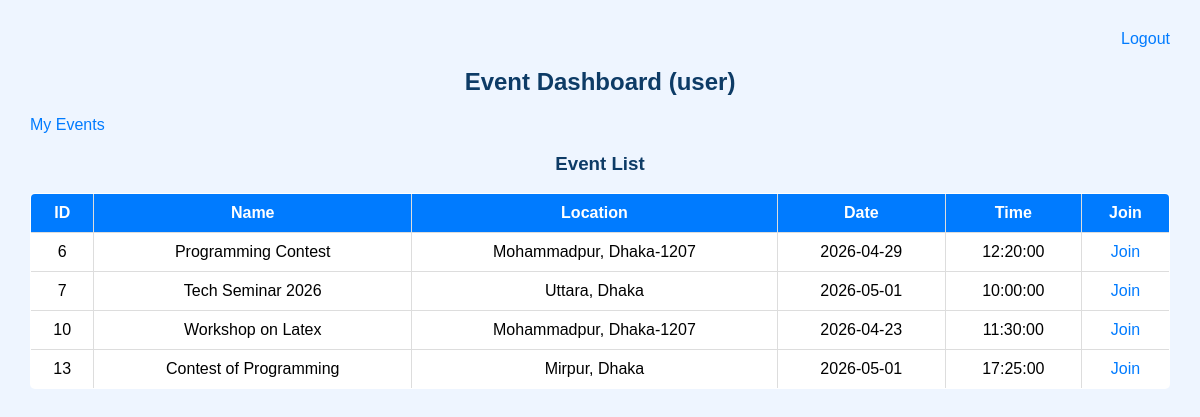
Page /dashboard.php (signed in) on the committed database.
### tables this page shows
CREATE TABLE `events` (
  `id` int(11) NOT NULL,
  `user_id` int(11) DEFAULT NULL,
  `name` varchar(100) DEFAULT NULL,
  `location` varchar(100) DEFAULT NULL,
  `event_date` date DEFAULT NULL,
  `event_time` time DEFAULT NULL
);

### dashboard.php (the view, shortened to what this page needs)
<?php
include 'db.php';
$user_id = $_SESSION['user_id'];
$role = $_SESSION['role'];
if ($role == 'manager') {
    $stmt = $conn->prepare("SELECT * FROM events WHERE user_id=?");
    $stmt->execute([$user_id]);
} else {
    $stmt = $conn->query("SELECT * FROM events");
}
$events = $stmt->fetchAll(PDO::FETCH_ASSOC);
?>
<!DOCTYPE html>
<html>
<head>
<link rel="stylesheet" href="style.css">
</head>
<body>
<div style="text-align:right;">
    <a href="logout.php">Logout</a>
</div>
<h2>Event Dashboard (<?php echo $role; ?>)</h2>
<?php if ($role == 'user'): ?>
<p><a href="myevents.php">My Events</a></p>
<?php endif; ?>
<h3>Event List</h3>
<table border="1">
<tr>
<th>ID</th>
<th>Name</th>
<th>Location</th>
<th>Date</th>
<th>Time</th>
<?php if ($role == 'manager'): ?>
<th>Action</th>
<?php else: ?>
<th>Join</th>
<?php endif; ?>
</tr>
<?php foreach ($events as $row): ?>
<tr>
<td><?php echo $row['id']; ?></td>
<td><?php echo $row['name']; ?></td>
<td><?php echo $row['location']; ?></td>
<td><?php echo $row['event_date']; ?></td>
<td><?php echo $row['event_time']; ?></td>
<?php if ($role == 'manager'): ?>
<td>
<a href="delete.php?id=<?php echo $row['id']; ?>">Delete</a> |
<a href="update.php?id=<?php echo $row['id']; ?>">Update</a> |
<a href="participants.php?id=<?php echo $row['id']; ?>">View Participants</a>
</td>
<?php else: ?>
<td>
<?php
$check = $conn->prepare("SELECT * FROM registrations WHERE user_id=? AND event_id=?");
$check->execute([$user_id, $row['id']]);
if ($check->rowCount() > 0) {
    echo "<span style='color:green; font-weight:bold;'>Joined</span>";
} else {
    echo "<a href='join.php?id=".$row['id']."'>Join</a>";
}
?>
</td>
<?php endif; ?>
</tr>
<?php endforeach; ?>
</table>
</body>
</html>

### style.css (style rules this page uses)
body { font-family: Arial; margin: 30px; background-color: #eef5ff; }
h2, h3 { text-align: center; color: #0d3b66; }
table { width: 100%; background: white; border-collapse: collapse; border-radius: 5px; overflow: hidden; }
td, th { padding: 10px; border: 1px solid #ddd; text-align: center; white-space: nowrap; }
th { background-color: #007BFF; color: white; }
a { color: #007BFF; text-decoration: none; }

### rows in the picture
events: id "6", name "Programming Contest", location "Mohammadpur, Dhaka-1207", event_date "2026-04-29", event_time "12:20:00"
events: id "7", name "Tech Seminar 2026", location "Uttara, Dhaka", event_date "2026-05-01", event_time "10:00:00"
events: id "10", name "Workshop on Latex", location "Mohammadpur, Dhaka-1207", event_date "2026-04-23", event_time "11:30:00"
events: id "13", name "Contest of Programming", location "Mirpur, Dhaka", event_date "2026-05-01", event_time "17:25:00"

### other values in the picture
$role "user"
